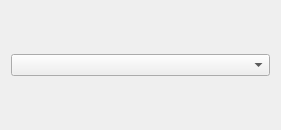
<?xml version="1.0" encoding="UTF-8"?>
<ui version="4.0">
 <class>PdfExportConfig</class>
 <widget class="QWidget" name="PdfExportConfig">
  <property name="geometry">
   <rect>
    <x>0</x>
    <y>0</y>
    <width>281</width>
    <height>130</height>
   </rect>
  </property>
  <property name="windowTitle">
   <string>Form</string>
  </property>
  <layout class="QVBoxLayout" name="verticalLayout">
   <item>
    <widget class="ConfigComboBox" name="comboBox">
     <property name="modelName" stdset="0">
      <string>PdfExport.PageSizes</string>
     </property>
     <property name="cfg" stdset="0">
      <string>PdfExport.PageSize</string>
     </property>
    </widget>
   </item>
  </layout>
 </widget>
 <customwidgets>
  <customwidget>
   <class>ConfigComboBox</class>
   <extends>QComboBox</extends>
   <header>common/configcombobox.h</header>
  </customwidget>
 </customwidgets>
 <resources/>
 <connections/>
</ui>
